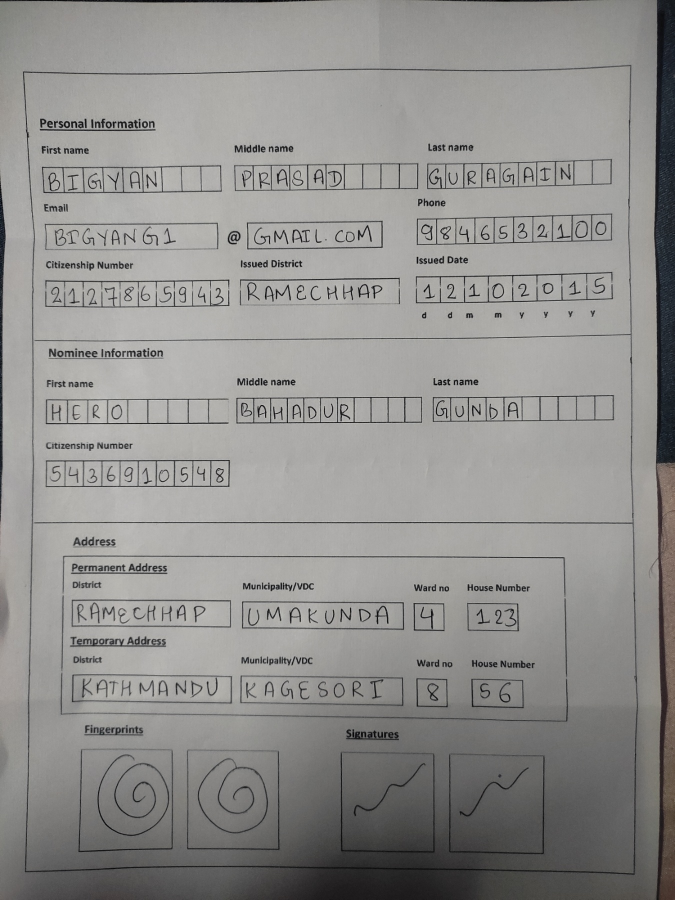
#> input picture Form Detection/Forms/3.jpg, 1350 x 1800 px (shown at 1/2 size)
$ python trying.py
#> lines starting #> are read from the running program, lines starting #| are printed output that depends on the picture
#> further down, image is the input picture: shape (1800, 1350, 3); mean B, G, R 142, 144.2, 145.1
import cv2
import numpy as np

def preprocessImage(img):
    # resizing the image
    img = cv2.resize(img, (heightImg, widthImg))
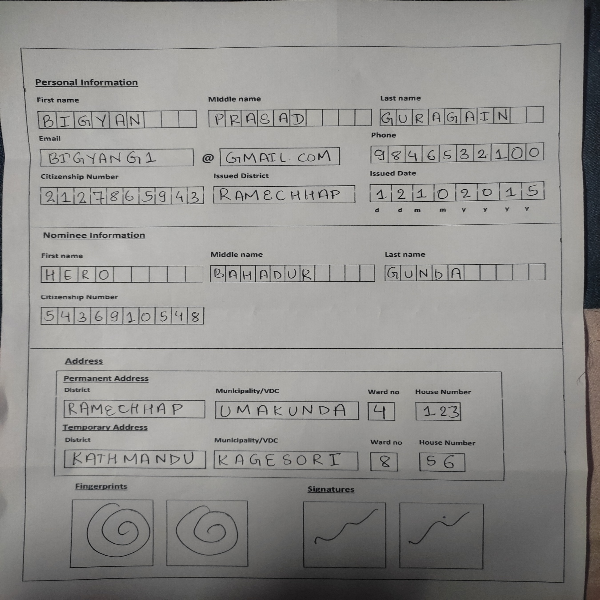
#> img: shape (600, 600, 3); mean of channels 0, 1, 2 142, 144.1, 145; drawn as B, G, R

    imgThres = img.copy()

    # removing text from the image
    img = cv2.morphologyEx(img, cv2.MORPH_CLOSE, kernel, iterations=3)
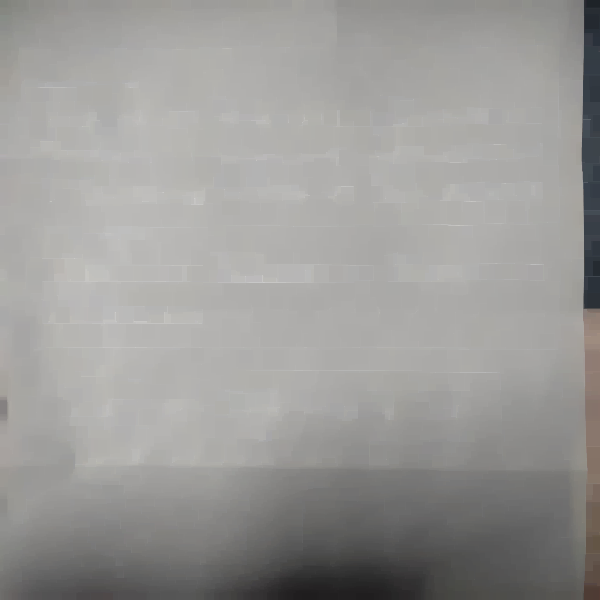
#> img: shape (600, 600, 3); mean of channels 0, 1, 2 151.9, 153.9, 154.9; drawn as B, G, R

    #remove the background or make the background black
    mask = np.zeros(img.shape[:2],np.uint8)
    bgdModel = np.zeros((1,65),np.float64)
    fgdModel = np.zeros((1,65),np.float64)
    rect = (10,10,img.shape[1]-20,img.shape[0]-20)
#> rect = (10, 10, 580, 580)
    cv2.grabCut(img,mask,rect,bgdModel,fgdModel,5,cv2.GC_INIT_WITH_RECT)
    mask2 = np.where((mask==2)|(mask==0),0,1).astype('uint8')
    img = img*mask2[:,:,np.newaxis]
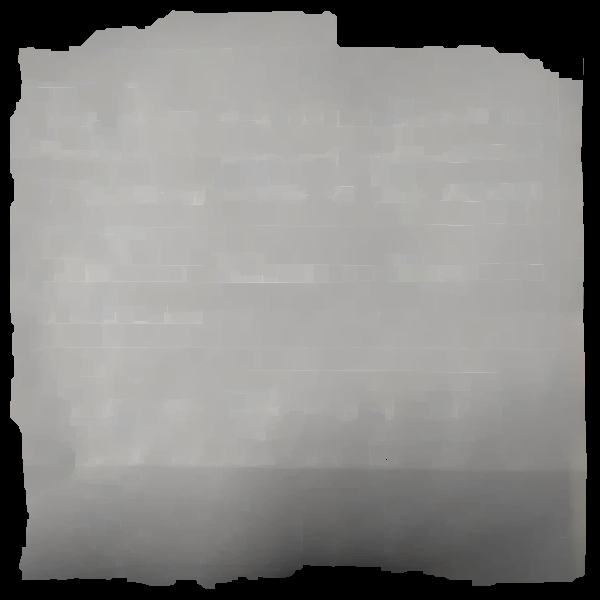
#> img: shape (600, 600, 3); mean of channels 0, 1, 2 134.9, 136.7, 137.4; drawn as B, G, R

    return img, imgThres


heightImg = 600
widthImg = 600
kernel = np.ones((5,5),np.uint8)

image = cv2.imread("Forms/3.jpg")
grayImage,imgThreshold = preprocessImage(image)
#> (the run stopped early here; a loop or call above may not have finished)

$ run again, with Form Detection/Forms/1.jpg copied over Form Detection/Forms/3.jpg
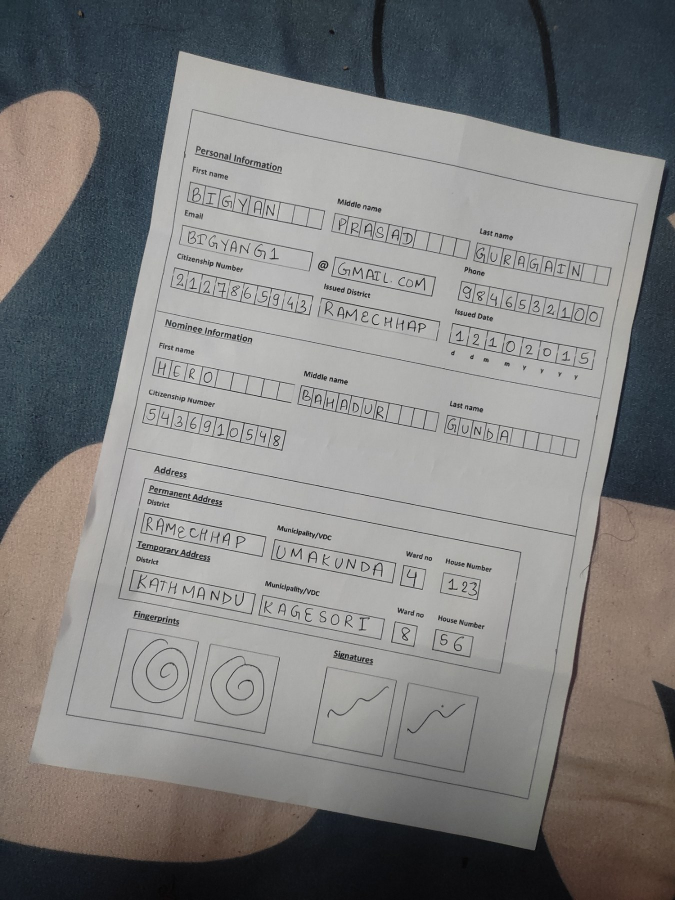
#> input picture Form Detection/Forms/1.jpg, 1350 x 1800 px (shown at 1/2 size)
#> image is the input picture: shape (1800, 1350, 3); mean B, G, R 126.7, 127.5, 127.9
#> in preprocessImage, `img = cv2.morphologyEx(img, cv2.MORPH_CLOSE, kernel, iterations=3)`:
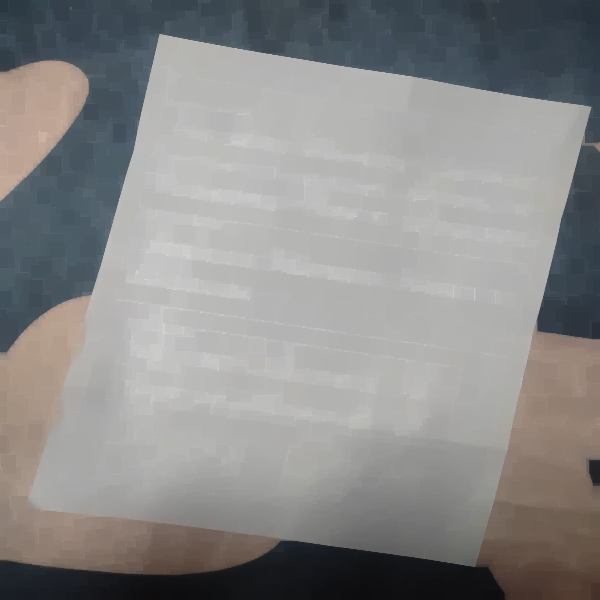
#> img: shape (600, 600, 3); mean of channels 0, 1, 2 137.4, 138, 138.5; drawn as B, G, R
#> in preprocessImage, `img = img*mask2[:,:,np.newaxis]`:
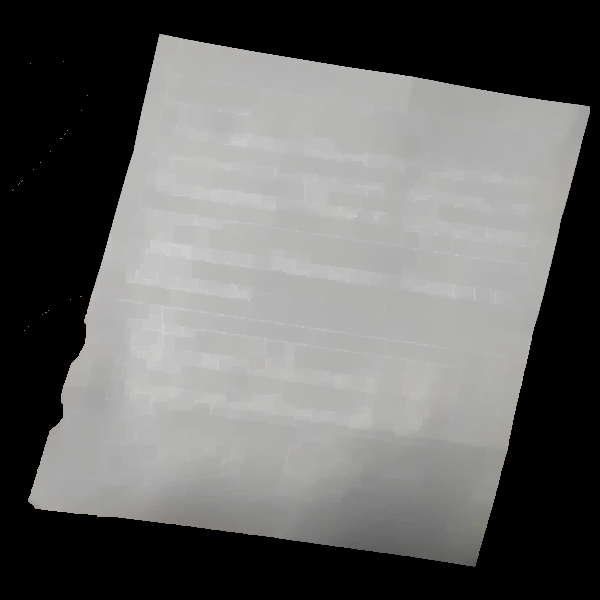
#> img: shape (600, 600, 3); mean of channels 0, 1, 2 101, 101.9, 102; drawn as B, G, R

$ run again, with Form Detection/Forms/2.jpg copied over Form Detection/Forms/3.jpg
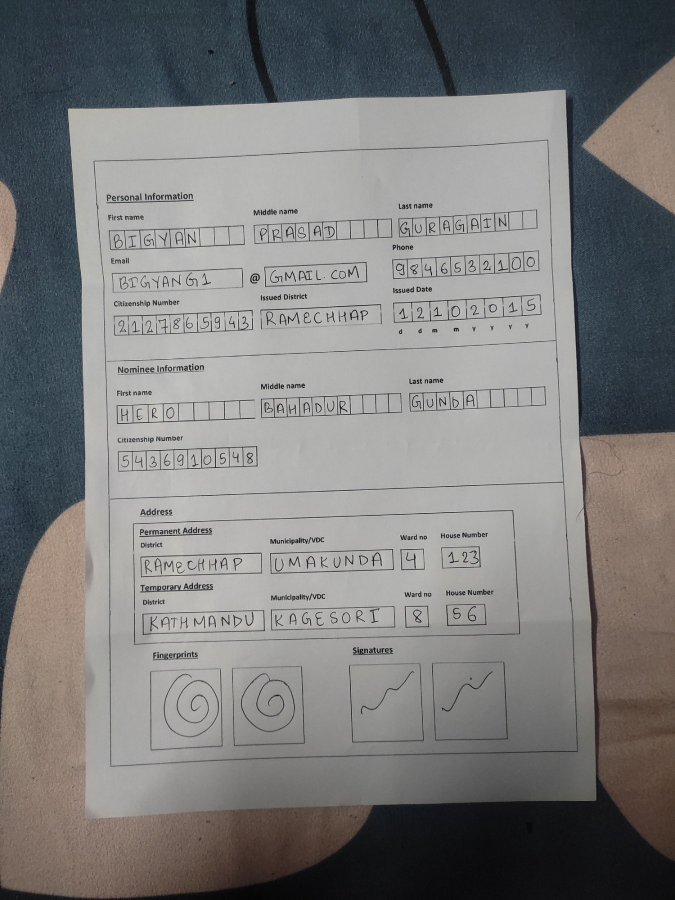
#> input picture Form Detection/Forms/2.jpg, 1350 x 1800 px (shown at 1/2 size)
#> image is the input picture: shape (1800, 1350, 3); mean B, G, R 123.3, 123.8, 124
#> in preprocessImage, `img = cv2.morphologyEx(img, cv2.MORPH_CLOSE, kernel, iterations=3)`:
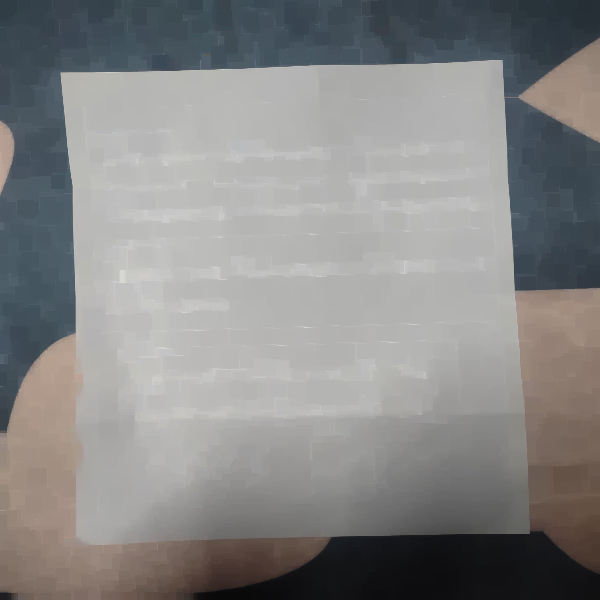
#> img: shape (600, 600, 3); mean of channels 0, 1, 2 134.1, 134.5, 134.7; drawn as B, G, R
#> in preprocessImage, `img = img*mask2[:,:,np.newaxis]`:
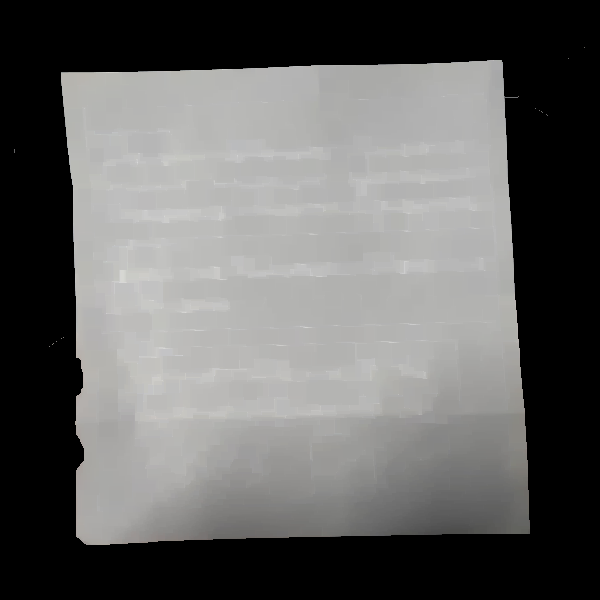
#> img: shape (600, 600, 3); mean of channels 0, 1, 2 98.3, 99.2, 99.4; drawn as B, G, R

$ run again, with Form Detection/Forms/4.jpg copied over Form Detection/Forms/3.jpg
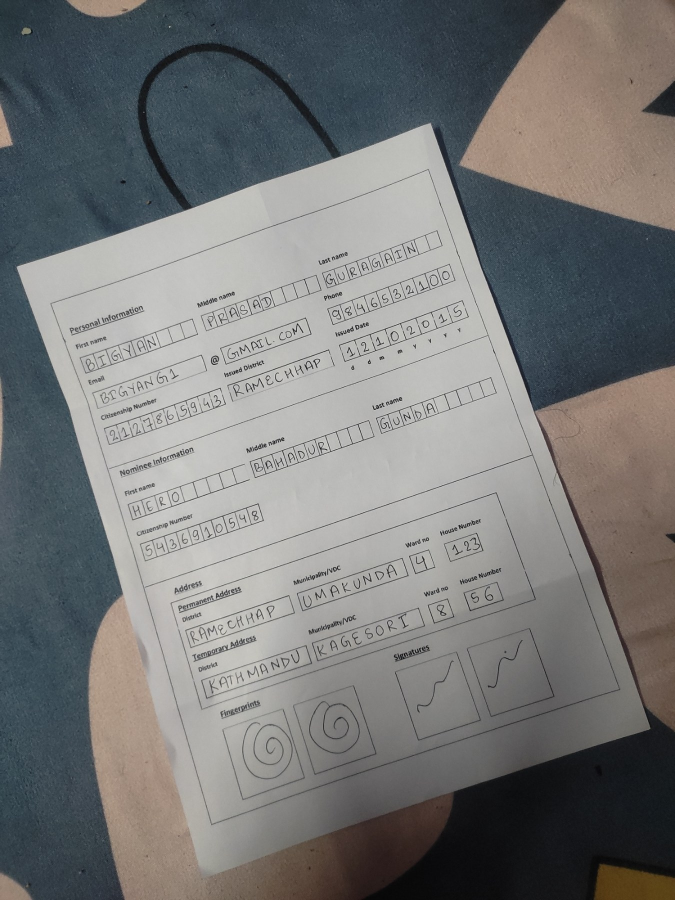
#> input picture Form Detection/Forms/4.jpg, 1350 x 1800 px (shown at 1/2 size)
#> image is the input picture: shape (1800, 1350, 3); mean B, G, R 118.9, 119.3, 118.4
#> in preprocessImage, `img = cv2.morphologyEx(img, cv2.MORPH_CLOSE, kernel, iterations=3)`:
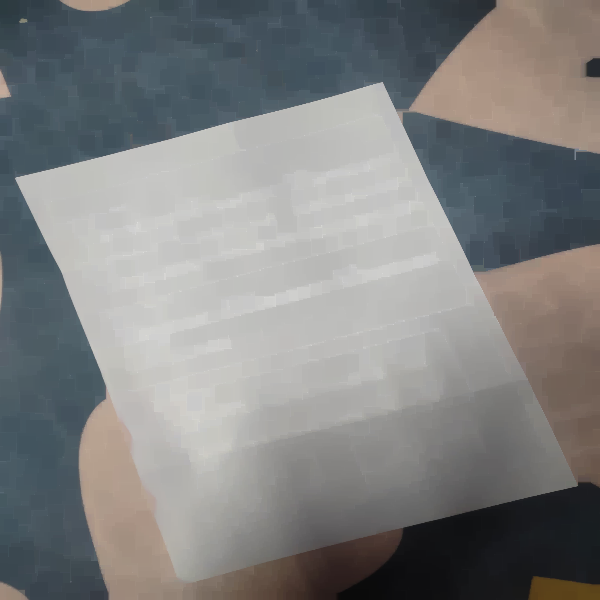
#> img: shape (600, 600, 3); mean of channels 0, 1, 2 128.9, 129.1, 128.2; drawn as B, G, R
#> in preprocessImage, `img = img*mask2[:,:,np.newaxis]`:
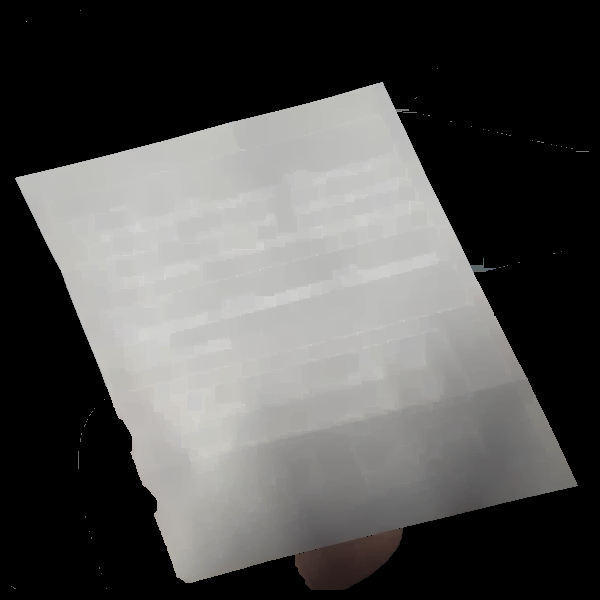
#> img: shape (600, 600, 3); mean of channels 0, 1, 2 81.2, 82.3, 82.7; drawn as B, G, R
